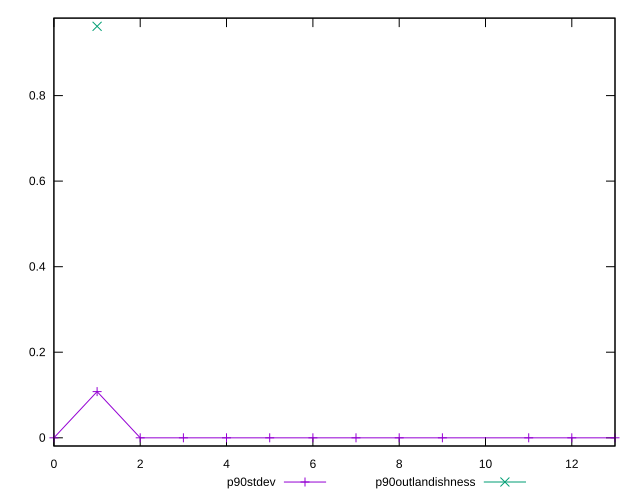

The script that saved this image:
reset

$p90Stdev <<EOF
0 0
1 0.10784502291490473
2 0
3 0
4 0
5 0
6 0
7 0
8 0
9 0
11 0
12 0
13 0
EOF

$p90Outlandishness <<EOF
1 0.9619776495068586
EOF

set key outside below
set xrange [0:13]
set yrange [-0.019239552990137174:0.9812172024969957]
set terminal svg size 640, 500 enhanced background rgb 'white'
set output "report_00007_2020-12-11T15:55:29.892Z/uses-rel-preconnect/progression/stddev.svg"

plot $p90Stdev title "p90stdev" with linespoints, \
     $p90Outlandishness title "p90outlandishness" with linespoints

reset
